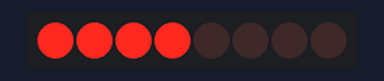
Simulated run of this sketch. Board: Arduino Uno, built with avr-gcc and run on an emulated ATmega328P. On the bench: 8 shift-register outputs drawn as a row of LEDs (first output left, lit = HIGH). Wiring (inferred from the names in the program): shift register (74HC595): data pin 12; shift clock pin 9; latch pin 11. Wiring (inferred from the signals the program sends): row of LEDs: on Q0, Q1, Q2, Q3, Q4, Q5, Q6, Q7.

Above: at 0.2 s.
At 1.2 s:
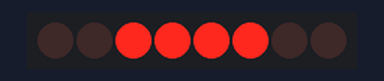
At 1.7 s:
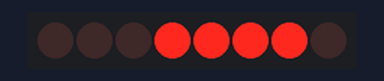
At 2.2 s:
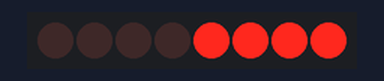
At 3.2 s:
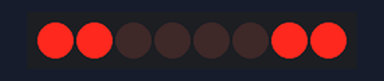
At 4.7 s:
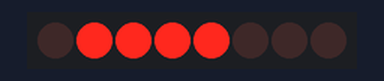
Timing chart, 0 to 5.2 s (numbered marks = the images above):
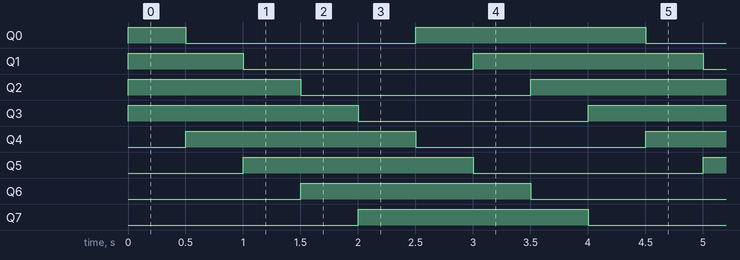

The sketch:

circular_shift.ino
```cpp
int latchPin = 11;
int clockPin = 9;
int dataPin = 12;
byte led = 0xf0;
int dt = 500;

void setup() {

  Serial.begin(9600);
  pinMode(latchPin, OUTPUT);
  pinMode(clockPin, OUTPUT);
  pinMode(dataPin, OUTPUT);

}

void loop() {

  digitalWrite(latchPin, LOW);
  shiftOut(dataPin,clockPin,LSBFIRST,led);
  digitalWrite(latchPin, HIGH);
  delay(dt);
  //led = led/0x80 + led*2;
  led = led*0x80 + led/2;

}
```

Measured:
- by itself, Q0–2: repeats every 4.0 s: LOW 2.0 s, HIGH 2.0 s
- by itself, Q3–7: alternates HIGH for 2.0 s and LOW for 2.0 s
- by itself, everything shown: repeats every 4.0 s, in 8 steps
